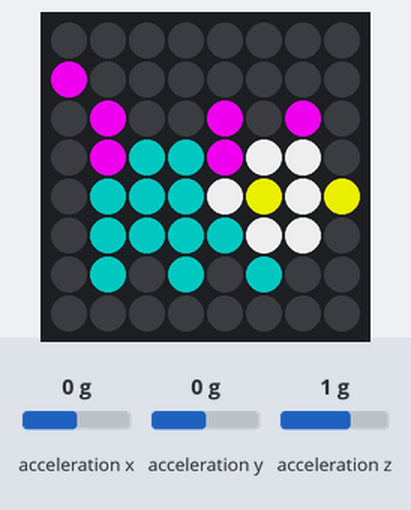
Recording of a program running on a simulated Raspberry Pi (BCM pin numbers) with a Sense HAT. On the bench: the Sense HAT's 8×8 RGB LED matrix. The test bench sets the inputs (shaded band); at power-on: acceleration x 0 g, acceleration y 0 g, acceleration z 1 g.

Above: at 1.2 s.
1.3 s: acceleration x set to 3.4 g
At 2.2 s:
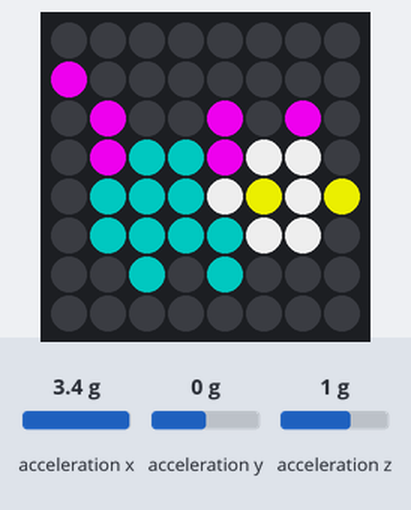
Timing chart, 0 to 4.3 s (numbered marks = the images above; inputs shaded):
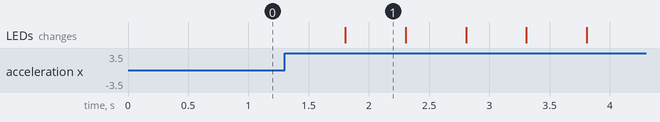

The program:

space-pet.py
```python
from sense_hat import SenseHat
import time

sense = SenseHat()

p = (204, 0, 204) # Pink
g = (0, 102, 102) # Dark Green
w = (200, 200, 200) # White
y = (204, 204, 0) # Yellow
e = (0, 0, 0) # Empty

pet1 = [
 e, e, e, e, e, e, e, e,
 p, e, e, e, e, e, e, e,
 e, p, e, e, p, e, p, e,
 e, p, g, g, p, w, w, e,
 e, g, g, g, w, y, w, y,
 e, g, g, g, g, w, w, e,
 e, g, e, g, e, g, e, e,
 e, e, e, e, e, e, e, e
 ]
pet2 = [
 e, e, e, e, e, e, e, e,
 p, e, e, e, e, e, e, e,
 e, p, e, e, p, e, p, e,
 e, p, g, g, p, w, w, e,
 e, g, g, g, w, y, w, y,
 e, g, g, g, g, w, w, e,
 e, e, g, e, g, e, e, e,
 e, e, e, e, e, e, e, e
 ]

def walking():
    for i in range(10):
        sense.set_pixels(pet1)
        time.sleep(0.5)
        sense.set_pixels(pet2)
        time.sleep(0.5)

sense.clear(0, 0, 0)
sense.set_pixels(pet1)
while True:
    x, y, z = sense.get_accelerometer_raw().values()
    if x >= 2 or y >= 2 or z >= 2:
        break
walking()
```

Measured:
- after the input at 1.3 s, the LEDs: change after 0.50 s (image 1)
- what the display in image 1 shows lasts 0.5 s, from 1.8 s to 2.3 s
